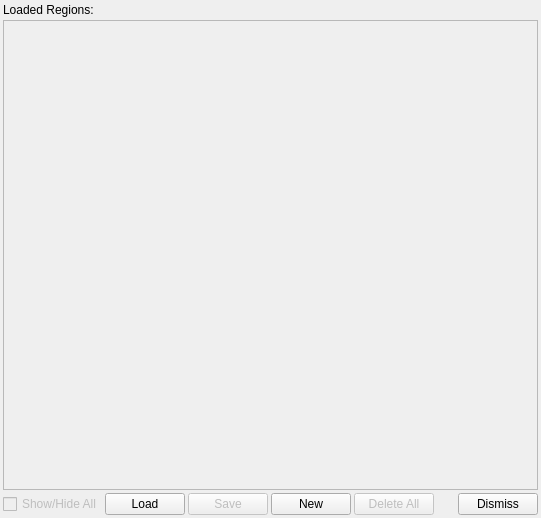
<ui version="4.0" >
 <class>RegionShapeManager</class>
 <widget class="QWidget" name="RegionShapeManager" >
  <property name="geometry" >
   <rect>
    <x>0</x>
    <y>0</y>
    <width>541</width>
    <height>518</height>
   </rect>
  </property>
  <property name="windowTitle" >
   <string>Region Shape Manager</string>
  </property>
  <layout class="QVBoxLayout" >
   <property name="spacing" >
    <number>3</number>
   </property>
   <property name="leftMargin" >
    <number>3</number>
   </property>
   <property name="topMargin" >
    <number>3</number>
   </property>
   <property name="rightMargin" >
    <number>3</number>
   </property>
   <property name="bottomMargin" >
    <number>3</number>
   </property>
   <item>
    <widget class="QLabel" name="label" >
     <property name="text" >
      <string>Loaded Regions:</string>
     </property>
    </widget>
   </item>
   <item>
    <widget class="QScrollArea" native="1" name="scrollFrame" >
     <layout class="QGridLayout" >
      <property name="leftMargin" >
       <number>0</number>
      </property>
      <property name="topMargin" >
       <number>0</number>
      </property>
      <property name="rightMargin" >
       <number>0</number>
      </property>
      <property name="bottomMargin" >
       <number>0</number>
      </property>
      <property name="horizontalSpacing" >
       <number>0</number>
      </property>
      <property name="verticalSpacing" >
       <number>0</number>
      </property>
      <item row="0" column="0" >
       <widget class="QFrame" name="frame" >
        <property name="frameShape" >
         <enum>QFrame::StyledPanel</enum>
        </property>
        <property name="frameShadow" >
         <enum>QFrame::Raised</enum>
        </property>
       </widget>
      </item>
     </layout>
    </widget>
   </item>
   <item>
    <layout class="QHBoxLayout" >
     <property name="spacing" >
      <number>3</number>
     </property>
     <property name="leftMargin" >
      <number>0</number>
     </property>
     <property name="topMargin" >
      <number>0</number>
     </property>
     <property name="rightMargin" >
      <number>0</number>
     </property>
     <property name="bottomMargin" >
      <number>0</number>
     </property>
     <item>
      <widget class="QCheckBox" name="showHideBox" >
       <property name="enabled" >
        <bool>false</bool>
       </property>
       <property name="text" >
        <string>Show/Hide All</string>
       </property>
      </widget>
     </item>
     <item>
      <widget class="QPushButton" name="loadButton" >
       <property name="text" >
        <string>Load</string>
       </property>
      </widget>
     </item>
     <item>
      <widget class="QPushButton" name="saveButton" >
       <property name="enabled" >
        <bool>false</bool>
       </property>
       <property name="text" >
        <string>Save</string>
       </property>
      </widget>
     </item>
     <item>
      <widget class="QPushButton" name="newButton" >
       <property name="text" >
        <string>New</string>
       </property>
      </widget>
     </item>
     <item>
      <widget class="QPushButton" name="deleteAllButton" >
       <property name="enabled" >
        <bool>false</bool>
       </property>
       <property name="text" >
        <string>Delete All</string>
       </property>
      </widget>
     </item>
     <item>
      <spacer>
       <property name="orientation" >
        <enum>Qt::Horizontal</enum>
       </property>
       <property name="sizeHint" >
        <size>
         <width>131</width>
         <height>20</height>
        </size>
       </property>
      </spacer>
     </item>
     <item>
      <widget class="QPushButton" name="dismissButton" >
       <property name="text" >
        <string>Dismiss</string>
       </property>
      </widget>
     </item>
    </layout>
   </item>
  </layout>
 </widget>
 <customwidgets>
  <customwidget>
   <class>QScrollArea</class>
   <extends>QWidget</extends>
   <header>qscrollarea.h</header>
   <container>1</container>
  </customwidget>
 </customwidgets>
 <resources/>
 <connections/>
</ui>
